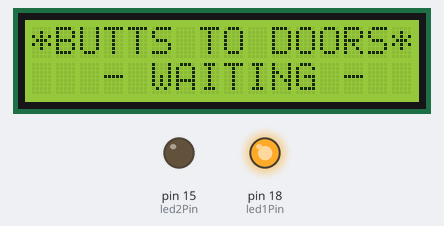
Simulated run of this sketch. Board: Arduino Uno, built with avr-gcc and run on an emulated ATmega328P. Parts: 16×2 character LCD, output pins drawn as LEDs (lit = HIGH).

Above: at 0.1 s.
At 3.2 s:
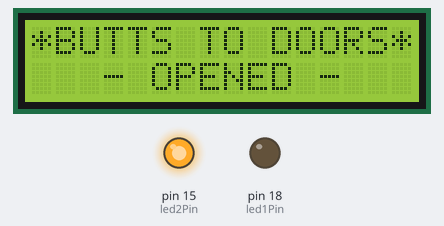
At 7.2 s:
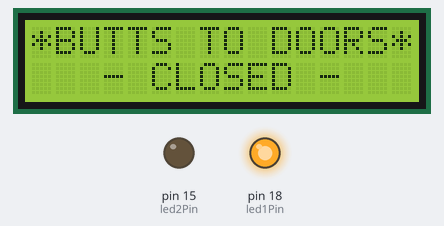
Timing chart, 0 to 130.0 s (numbered marks = the images above):
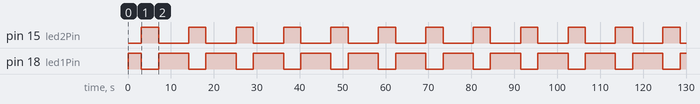

Measured:
- by itself, pin 15 (led2Pin): alternates HIGH for 4.0 s and LOW for 7.0 s
- by itself, pin 18 (led1Pin): repeats every 11.0 s: LOW 4.0 s, HIGH 7.0 s
- by itself, everything shown: repeats every 11.0 s, in 3 steps
- what the display in image 1 shows lasts 4.0 s, from 3.1 s to 7.1 s

The sketch:

arduino.ino
```cpp
#include <Wire.h>
#include <LiquidCrystal_I2C.h>

LiquidCrystal_I2C lcd(0x27, 16, 2); // Set the LCD address to 0x27 for a 16 chars and 2 line display

const int led1Pin = 18;
const int led2Pin = 15;

void setup() {
  lcd.init();         // Initialize the LCD
  lcd.backlight();    // Turn on the LCD screen backlight

  // Initialize serial communication
  Serial.begin(115200);

  // Set LED pins as outputs
  pinMode(led1Pin, OUTPUT);
  pinMode(led2Pin, OUTPUT);

    lcd.setCursor(0,0);
        lcd.print("*BUTTS TO DOORS*");


}

void loop() {
  // Turn on LED 1 and display "Opened"
  digitalWrite(led1Pin, HIGH);
  digitalWrite(led2Pin, LOW);

    lcd.setCursor(0, 1);
    lcd.print("   - WAITING -  ");
    delay(3000);

      digitalWrite(led1Pin, LOW);
  digitalWrite(led2Pin, HIGH);

    lcd.setCursor(0, 1);
    lcd.print("   - OPENED -   ");

 delay(4000);

       digitalWrite(led1Pin, HIGH);
  digitalWrite(led2Pin, LOW);

    lcd.setCursor(0, 1);
    lcd.print("   - CLOSED -   ");

 delay(4000);


/*
  if (digitalRead(led1Pin) == HIGH) {
    lcd.setCursor(0, 1);
    lcd.print("   - CLOSED -   ");
  } else if (digitalRead(led2Pin) == HIGH) {
    lcd.setCursor(0, 1);
    lcd.print("   - OPENED -   ");
  } else {
    lcd.setCursor(0, 1);
    lcd.print("                "); // Clear the line
  }

  delay(2000);  // Wait for 2 seconds

  // Turn off LED 1, turn on LED 2, and display "Closed"
  digitalWrite(led1Pin, LOW);
  digitalWrite(led2Pin, HIGH);

  if (digitalRead(led1Pin) == HIGH) {
    lcd.setCursor(0, 1);
    lcd.print("   - CLOSED -   ");
  } else if (digitalRead(led2Pin) == HIGH) {
    lcd.setCursor(0, 1);
    lcd.print("   - OPENED -   ");
  } else {
    lcd.setCursor(0, 1);
    lcd.print("                "); // Clear the line
  }*/

 // delay(2000);  // Wait for 2 seconds
}
```
